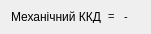
      <widget class="QWidget" name="layoutWidget">
       <property name="geometry">
        <rect>
         <x>10</x>
         <y>530</y>
         <width>151</width>
         <height>16</height>
        </rect>
       </property>
       <layout class="QHBoxLayout" name="horizontalLayout_35">
        <item>
         <widget class="QLabel" name="label_113">
          <property name="maximumSize">
           <size>
            <width>200</width>
            <height>12</height>
           </size>
          </property>
          <property name="text">
           <string>Механічний ККД</string>
          </property>
          <property name="alignment">
           <set>Qt::AlignLeading|Qt::AlignLeft|Qt::AlignVCenter</set>
          </property>
         </widget>
        </item>
        <item>
         <widget class="QLabel" name="label_160">
          <property name="maximumSize">
           <size>
            <width>10</width>
            <height>11</height>
           </size>
          </property>
          <property name="font">
           <font>
            <pointsize>8</pointsize>
           </font>
          </property>
          <property name="text">
           <string>=</string>
          </property>
          <property name="alignment">
           <set>Qt::AlignLeading|Qt::AlignLeft|Qt::AlignVCenter</set>
          </property>
         </widget>
        </item>
        <item>
         <widget class="QLabel" name="label_kkd">
          <property name="maximumSize">
           <size>
            <width>44</width>
            <height>11</height>
           </size>
          </property>
          <property name="font">
           <font>
            <pointsize>8</pointsize>
           </font>
          </property>
          <property name="text">
           <string>-</string>
          </property>
          <property name="alignment">
           <set>Qt::AlignLeading|Qt::AlignLeft|Qt::AlignVCenter</set>
          </property>
         </widget>
        </item>
       </layout>
      </widget>
